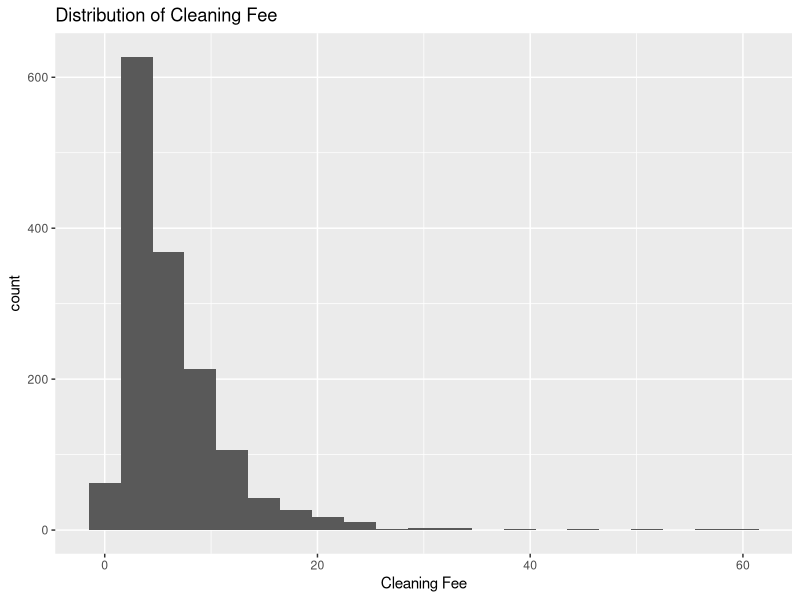
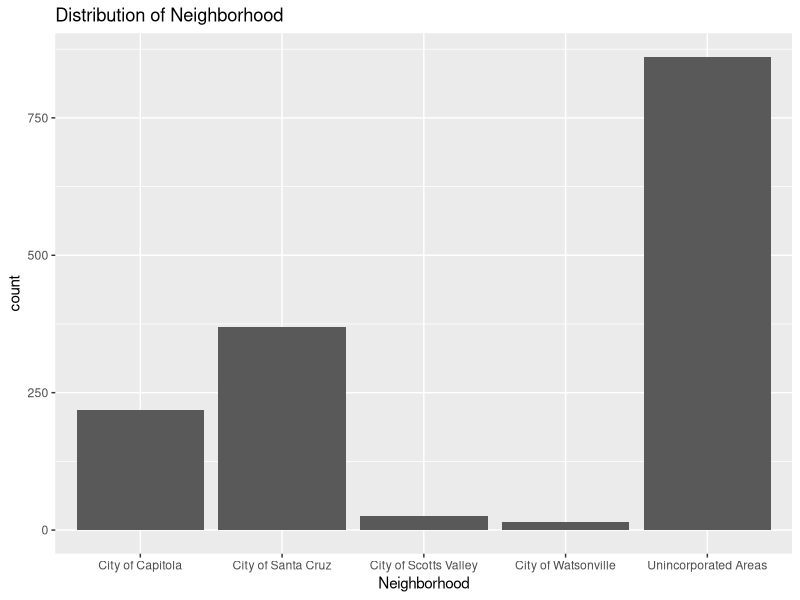
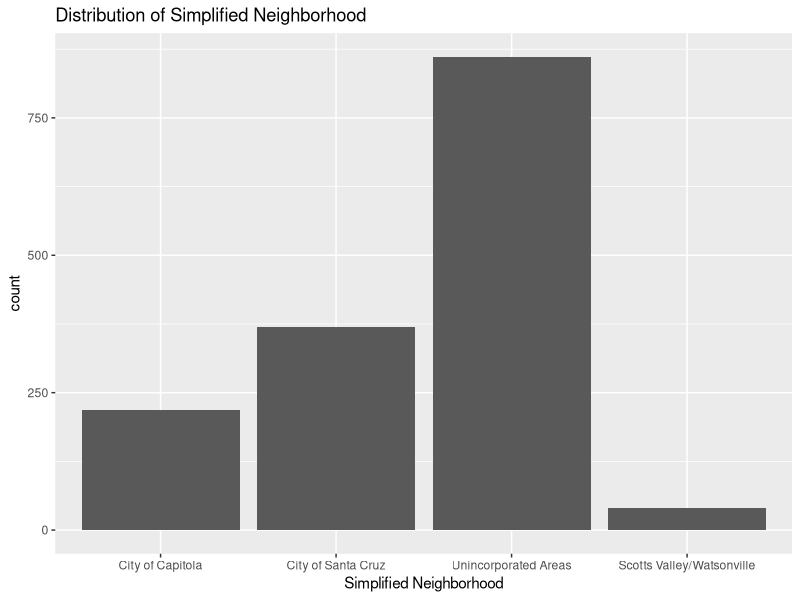
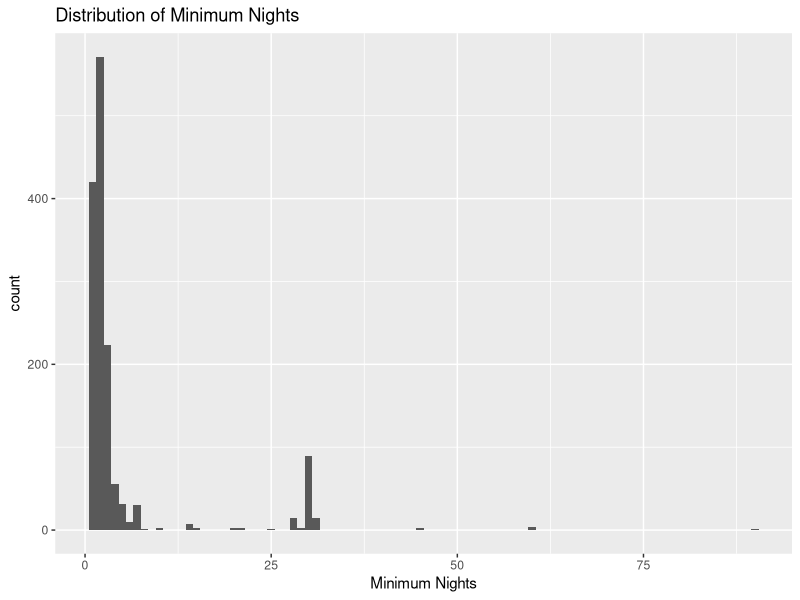
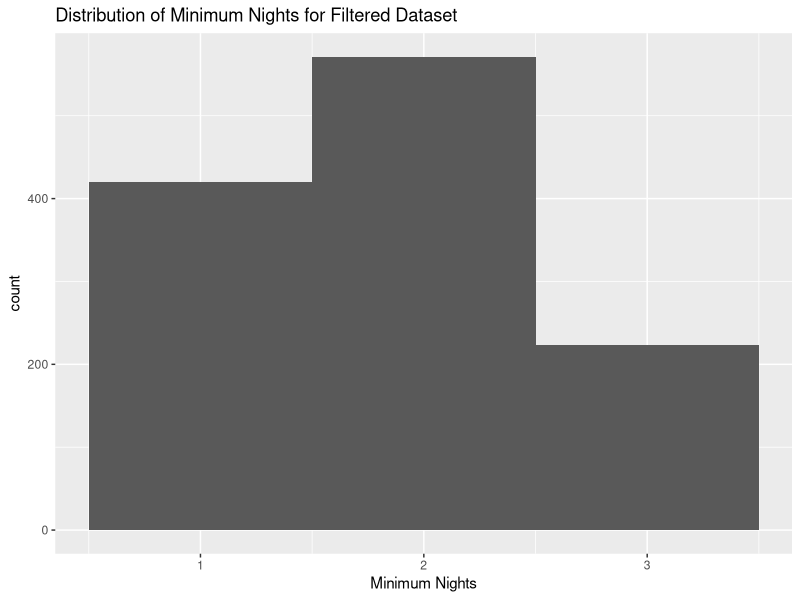
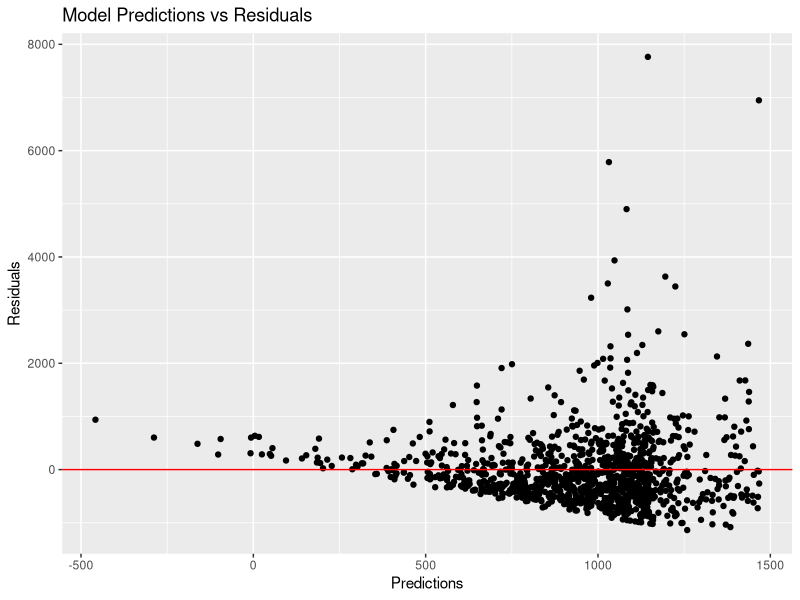
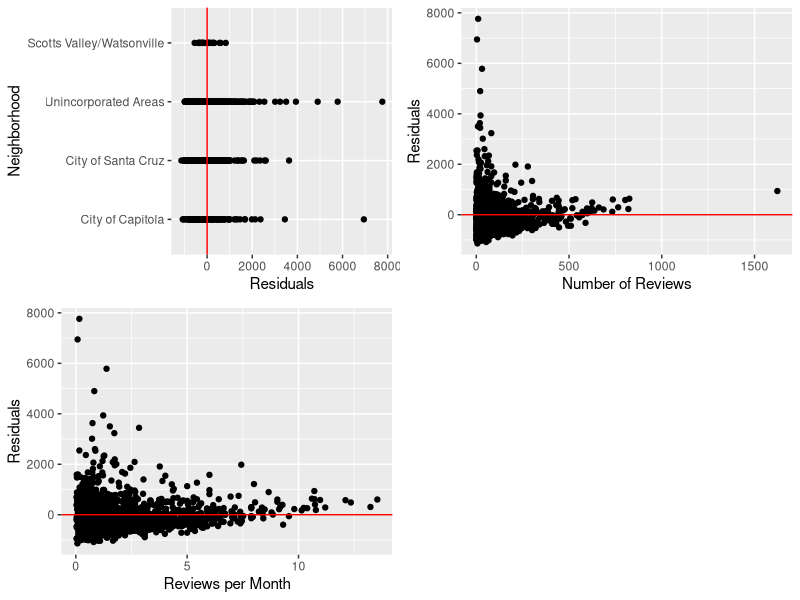
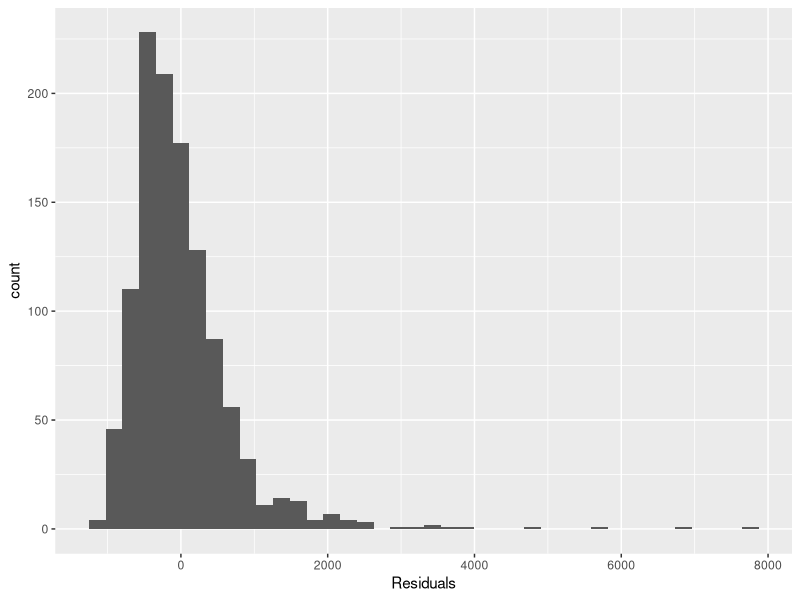

These charts were generated, in order, by the following R code:
## ---- chunk 1
knitr::opts_chunk$set(echo = TRUE)
library(tidyverse)
library(stringr)
library(knitr)
library(skimr)
library(broom)
library(cowplot)
## ---- chunk 2
airbnb <- read.csv('data/listings.csv') %>%
  mutate(cleaning_fee = 0.02*price)
## ---- chunk 3
ggplot(data = airbnb, aes(cleaning_fee)) + 
  geom_histogram(binwidth = 3) +
  labs(x = 'Cleaning Fee', title = 'Distribution of Cleaning Fee')
summarise(airbnb, mean = mean(cleaning_fee),
          sd = sd(cleaning_fee),
          min = min(cleaning_fee),
          q1 = quantile(cleaning_fee, 0.25),
          median = median(cleaning_fee),
          q3 = quantile(cleaning_fee, 0.75),
          max = max(cleaning_fee),
          IQR = q3-q1)
## ---- chunk 4
ggplot(data = airbnb, aes(neighbourhood)) + 
  geom_bar() +
  labs(x = 'Neighborhood', title = 'Distribution of Neighborhood')
## ---- chunk 5
airbnb %>% count(neighbourhood) %>% mutate(percent = n/sum(n))
## ---- chunk 6
airbnb <- airbnb %>% 
  mutate(neigh_simp = fct_lump_n(neighbourhood,3,other_level = 'Scotts Valley/Watsonville'))

ggplot(data = airbnb, aes(neigh_simp)) + 
  geom_bar() +
  labs(x = 'Simplified Neighborhood', title = 'Distribution of Simplified Neighborhood')
## ---- chunk 7
ggplot(data = airbnb, aes(minimum_nights)) + 
  geom_histogram(binwidth = 1) +
  labs(x = 'Minimum Nights', title = 'Distribution of Minimum Nights')
sort(summary(as.factor(airbnb$minimum_nights)),decreasing = TRUE)
## ---- chunk 8
airbnb <- airbnb %>% filter(minimum_nights <= 3)
ggplot(airbnb, aes(minimum_nights)) +
  geom_histogram(binwidth = 1) +
  labs(x = 'Minimum Nights', title = 'Distribution of Minimum Nights for Filtered Dataset')
## ---- chunk 9
airbnb <- airbnb %>%
  mutate(price_3_nights = 3*price+cleaning_fee)
## ---- chunk 10
model1 <- lm(price_3_nights ~ neigh_simp + number_of_reviews + reviews_per_month, data = airbnb)
tidy(model1, conf.int = TRUE) %>%
  kable(digits = 3, format = 'markdown')
## ---- chunk 11
new_obs <- data.frame(neigh_simp = 'Scotts Valley/Watsonville', number_of_reviews = 10, reviews_per_month = 5.14)
predict(model1, new_obs, interval = 'prediction')
## ---- chunk 12
airbnb_model1 <- augment(model1)
glimpse(airbnb_model1)
## ---- chunk 13
ggplot(data = airbnb_model1, aes(x = .fitted, y=.resid)) +
  geom_point() +
  geom_hline(yintercept=0, color = 'red') +
  labs(x = 'Predictions', y = 'Residuals', title = 'Model Predictions vs Residuals')
## ---- chunk 14
p1 <- ggplot(data = airbnb_model1, aes(x = neigh_simp, y=.resid)) +
  geom_point() +
  geom_hline(yintercept=0, color = 'red') +
  labs(x = 'Neighborhood', y ='Residuals')+
  coord_flip()

p2 <- ggplot(data = airbnb_model1, aes(x = number_of_reviews, y=.resid)) +
  geom_point() +
  geom_hline(yintercept=0, color = 'red') +
  labs(x = 'Number of Reviews', y = 'Residuals')

p3 <- ggplot(data = airbnb_model1, aes(x = reviews_per_month, y=.resid)) +
  geom_point() +
  geom_hline(yintercept=0, color = 'red') +
  labs(x = 'Reviews per Month', y = 'Residuals')

plot_grid(p1,p2,p3)
## ---- chunk 15
ggplot(data = airbnb_model1, aes(.resid)) +
  geom_histogram(bins = 40) + 
  labs(x='Residuals')

qqnorm(airbnb_model1$.resid)
qqline(airbnb_model1$.resid, col = 'red')
## ---- chunk 16
ggplot(airbnb_model1, aes(x = as.integer(.rownames), y=.resid)) +
  geom_point() +
  geom_hline(yintercept = 0, color = 'red') +
  labs(x = 'Row Number', y = 'Residuals')
